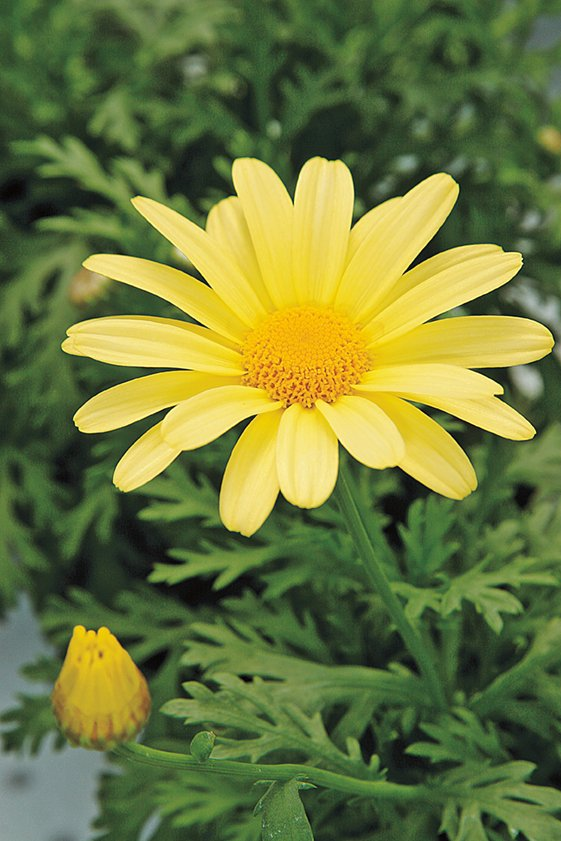
#> input picture assignment_01/data/a1images/daisy.jpg, 561 x 841 px
$ jupyter execute Q9_Background_Blurring.ipynb
#> lines starting #> are read from the running program, lines starting #| are printed output that depends on the picture
# Q9 - Background Blurring

[cell 1]
import numpy as np, cv2 as cv, matplotlib.pyplot as plt
from pathlib import Path

DATA = Path("../data/a1images")
RESULTS = Path("../results/q9")
RESULTS.mkdir(parents=True, exist_ok=True)

img_path = DATA / "daisy.jpg"
img = cv.imread(str(img_path))
#> img is the input picture: shape (841, 561, 3); mean B, G, R 60.7, 120.3, 108.5
assert img is not None, f"Image not found at {img_path}"
img_rgb = cv.cvtColor(img, cv.COLOR_BGR2RGB)
print("Loaded:", img_path, "shape:", img.shape)
#| Loaded: ../data/a1images/daisy.jpg shape: (841, 561, 3)

[cell 2]
# Initialize mask and models for GrabCut
mask = np.zeros(img.shape[:2], dtype=np.uint8)  # mask for GrabCut
bgd_model = np.zeros((1, 65), np.float64)
fgd_model = np.zeros((1, 65), np.float64)

[cell 3]
# Define rectangle around the foreground object (x,y,w,h)
h, w = img.shape[:2]
#> h = 841; w = 561
# adjust to tightly enclose object
rect = (int(w*0.09), int(h*0.155), int(w*0.905), int(h*0.5))
#> rect = (50, 130, 507, 420)

# Apply GrabCut
cv.grabCut(img, mask, rect, bgd_model, fgd_model, 5, cv.GC_INIT_WITH_RECT)

# Prepare mask for output: foreground=1, background=0
# GrabCut mask values: 0=bg,1=fg,2=prob_bg,3=prob_fg
mask2 = np.where((mask == 2) | (mask == 0), 0, 1).astype('uint8')

[cell 4]
# Extract foreground and background
foreground = img * mask2[:, :, np.newaxis]
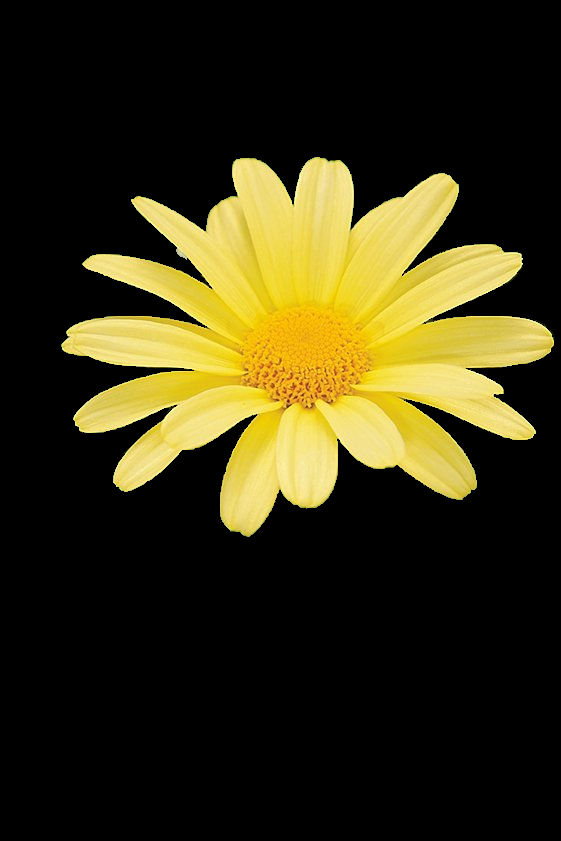
#> foreground: shape (841, 561, 3); mean B, G, R 19.1, 47.9, 53.6
background = cv.subtract(img, foreground)   #img * (1-mask2)[:, :, np.newaxis]
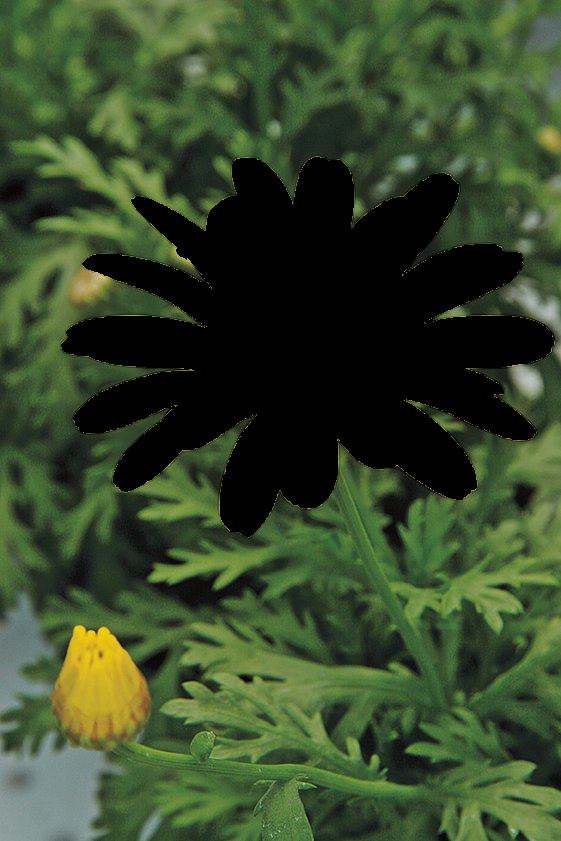
#> background: shape (841, 561, 3); mean B, G, R 41.6, 72.4, 54.9

[cell 5]
# Apply Gaussian blur to the background
blurred_background = cv.GaussianBlur(background, (25, 25), 3)

# Merge for visual inspection
result = cv.add(foreground, blurred_background) #foreground + blurred_background

[cell 6]
# Save outputs
cv.imwrite(str(RESULTS/"q9_foreground.png"), foreground)
cv.imwrite(str(RESULTS/"q9_background.png"), background)
cv.imwrite(str(RESULTS/"q9_result.png"), result)

# Display
plt.figure(figsize=(12, 6))
plt.subplot(1, 3, 1)
plt.imshow(mask2, cmap='gray')
plt.title("Segmentation Mask")
plt.axis('off')
plt.subplot(1, 3, 2)
plt.imshow(cv.cvtColor(foreground, cv.COLOR_BGR2RGB))
plt.title("Foreground")
plt.axis('off')
plt.subplot(1, 3, 3)
plt.imshow(cv.cvtColor(background, cv.COLOR_BGR2RGB))
plt.title("Background")
plt.axis('off')
plt.tight_layout()
plt.savefig(RESULTS/"q9_panels.png", dpi=150)
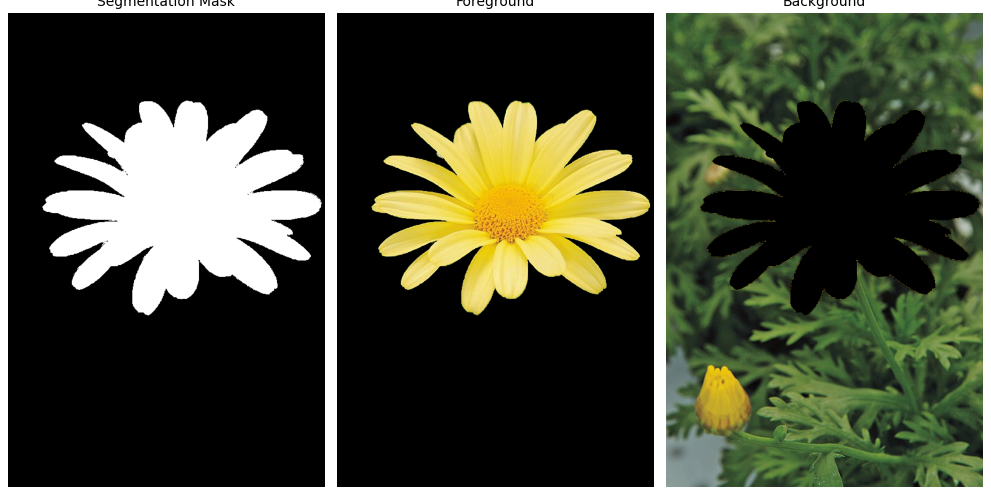
#> figure drawn by matplotlib, 3 panels
plt.show()

[cell 7]
# Display original and background blurred images
plt.figure(figsize=(10, 8))
plt.subplot(1, 2, 1)
plt.imshow(cv.cvtColor(img, cv.COLOR_BGR2RGB))
plt.title("Original")
plt.axis('off')
plt.subplot(1, 2, 2)
plt.imshow(cv.cvtColor(result, cv.COLOR_BGR2RGB))
plt.title("Merged")
plt.axis('off')
plt.tight_layout()
plt.savefig(RESULTS/"original_vs_merged.png", dpi=150)
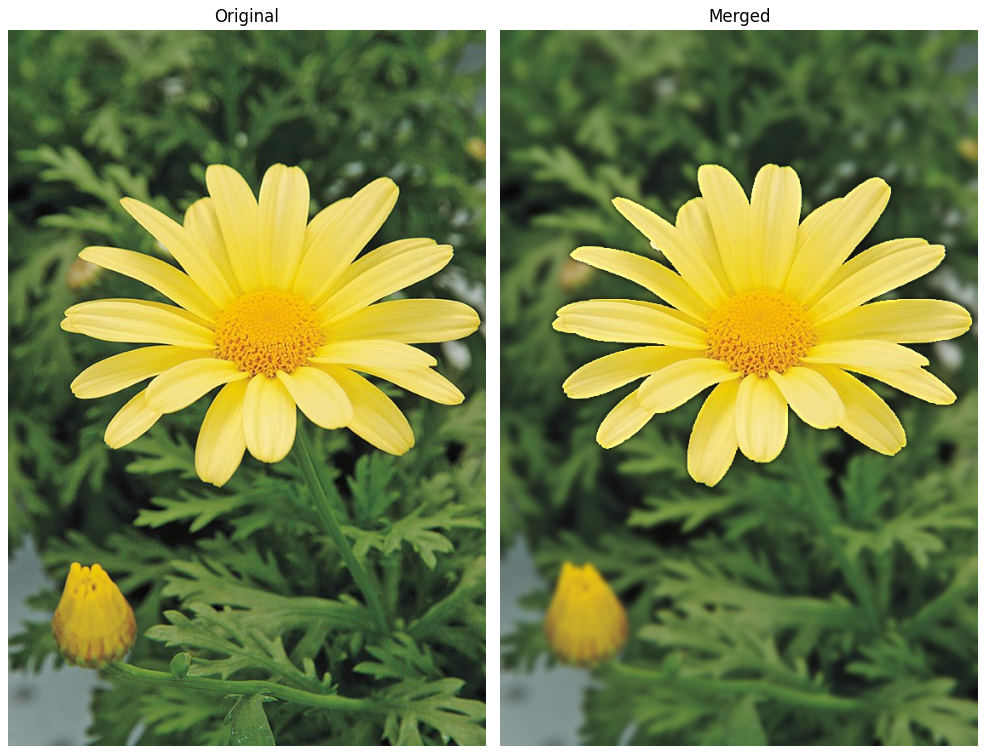
#> figure drawn by matplotlib, 2 panels
plt.show()

$ run again, with assignment_01/data/a1images/highlights_and_shadows.jpg copied over assignment_01/data/a1images/daisy.jpg
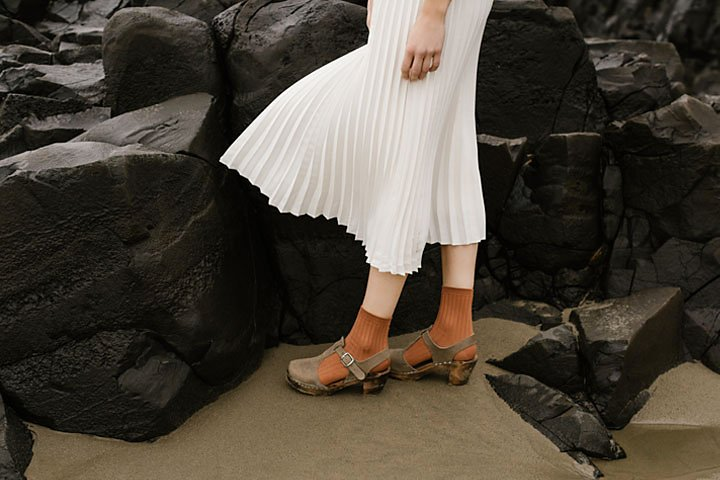
#> input picture assignment_01/data/a1images/highlights_and_shadows.jpg, 720 x 480 px
#> img is the input picture: shape (480, 720, 3); mean B, G, R 58.1, 68.6, 75.7
#| Loaded: ../data/a1images/daisy.jpg shape: (480, 720, 3)
#> `foreground = img * mask2[:, :, np.newaxis]`:
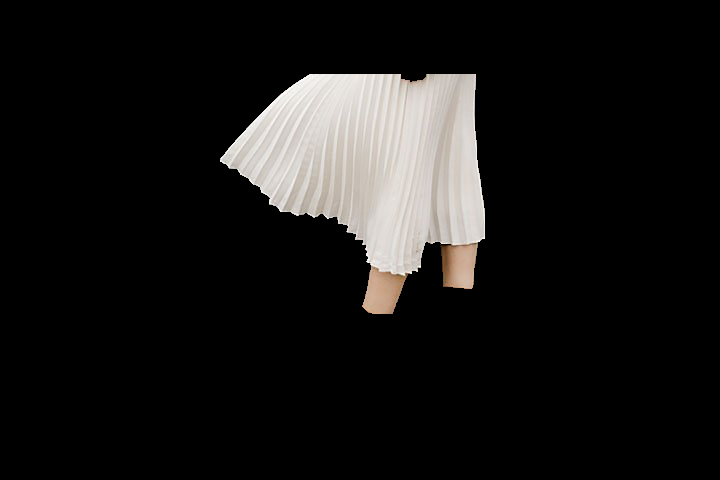
#> foreground: shape (480, 720, 3); mean B, G, R 22.3, 23.2, 24.1
#> `plt.savefig(RESULTS/"original_vs_merged.png", dpi=150)`:
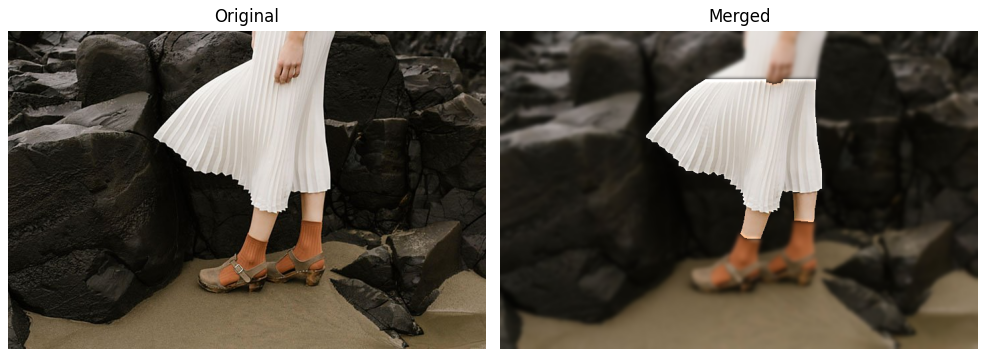
#> figure drawn by matplotlib, 2 panels

$ run again, with assignment_01/data/a1images/jeniffer.jpg copied over assignment_01/data/a1images/daisy.jpg
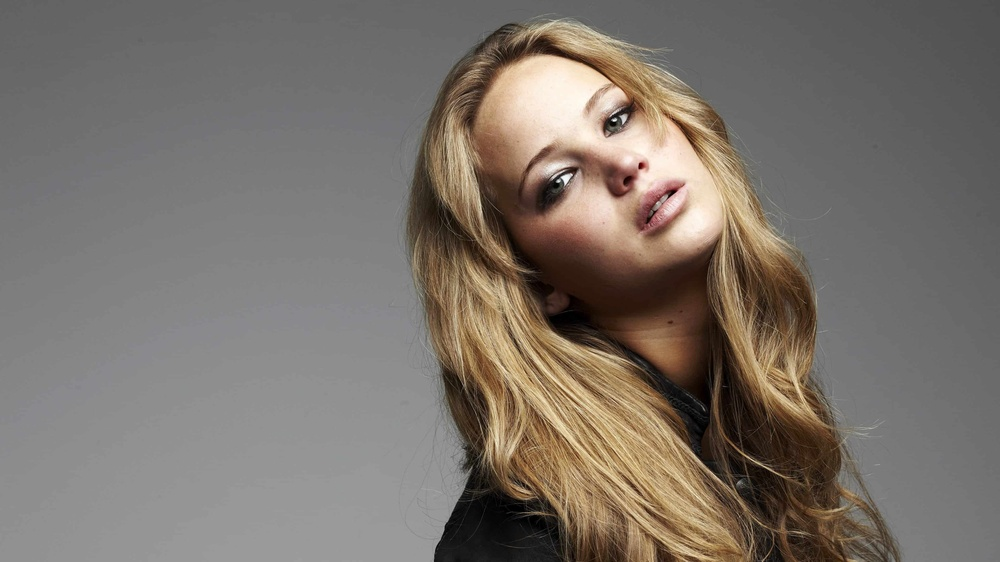
#> input picture assignment_01/data/a1images/jeniffer.jpg, 1000 x 562 px, shrunk from 3840 x 2160 before the run
#> img is the input picture: shape (562, 1000, 3); mean B, G, R 106.8, 114.3, 122.3
#| Loaded: ../data/a1images/daisy.jpg shape: (562, 1000, 3)
#> `foreground = img * mask2[:, :, np.newaxis]`:
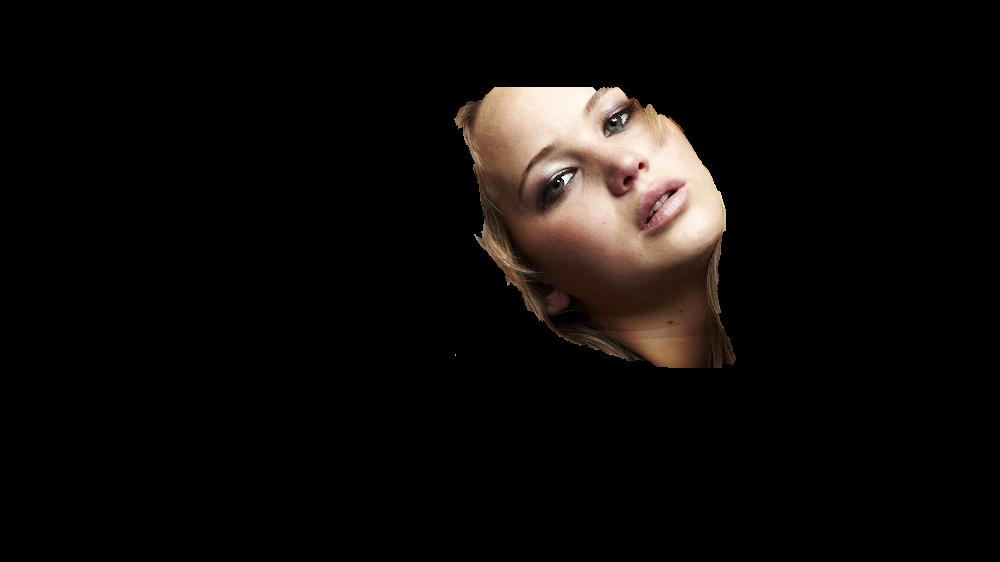
#> foreground: shape (562, 1000, 3); mean B, G, R 9.6, 11.2, 14
#> `plt.savefig(RESULTS/"original_vs_merged.png", dpi=150)`:
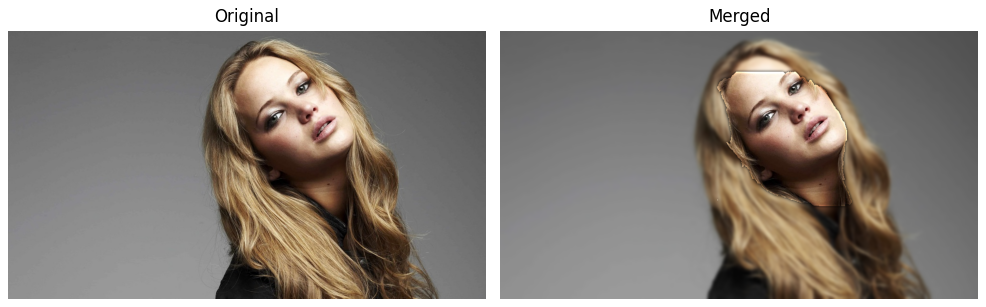
#> figure drawn by matplotlib, 2 panels
